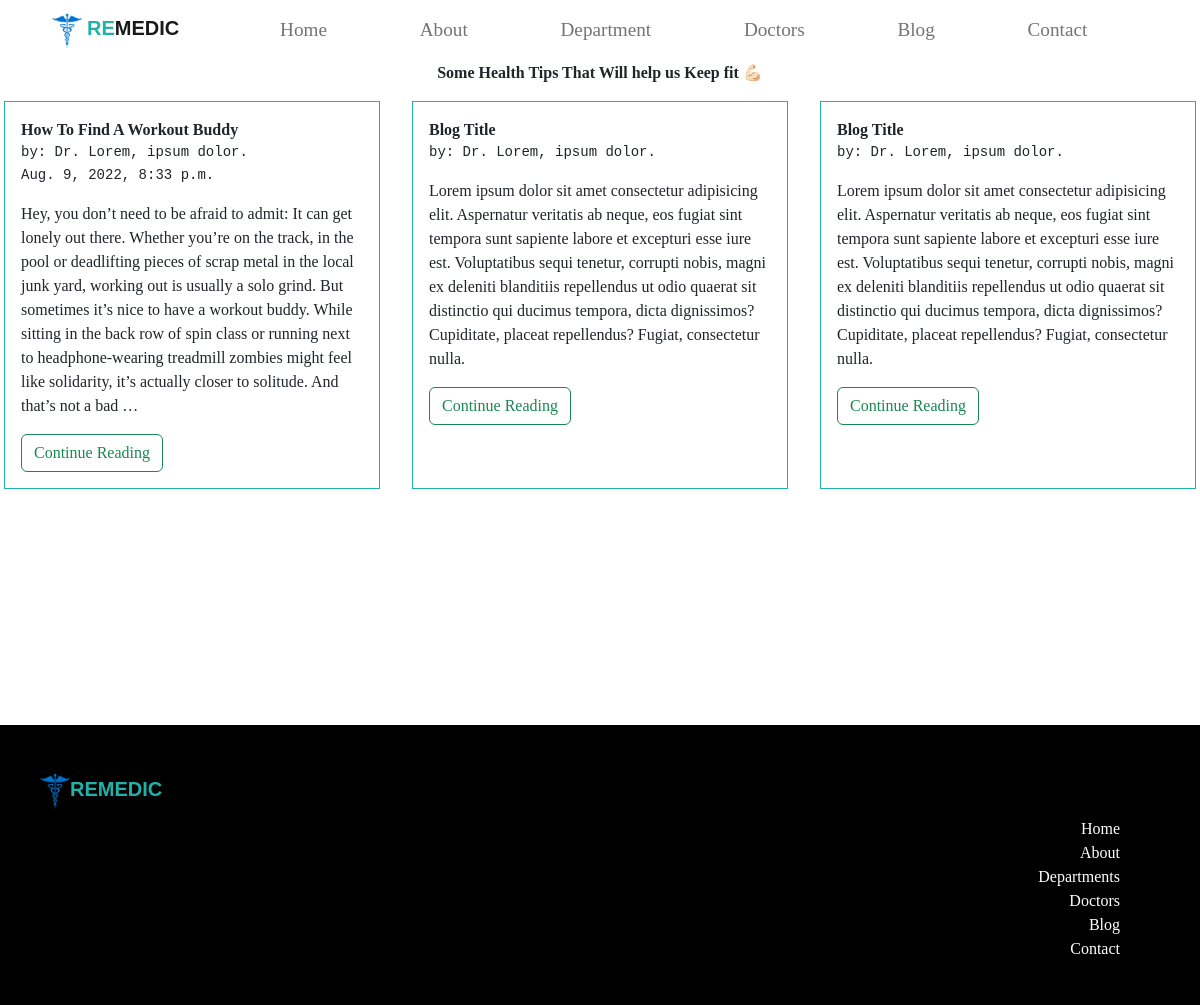
The page /health-tips/ on the database its author committed.
### management/models.py (models this page shows, shortened)
class Blog(models.Model):
    blog_title = models.CharField(max_length=200)
    doctors_name = models.ForeignKey(Doctor,null=True,blank=True, on_delete=models.CASCADE)
    body_of_blog = models.TextField(max_length=200000)
    data_added = models.DateTimeField(auto_now_add=True)

### base/views.py (the view)
# urls.py: path('health-tips/',views.blog_page, name="blog_page"),
def blog_page(request):
    blogs = Blog.objects.all()
    context = {
        'blogs':blogs
    }
    return render(request,'base/Pages/blog_page.html',context)

### base/templates/base/Pages/blog_page.html
{% extends 'base/index.html' %}
{% load static %}
{% block content %}
<div class="row">
    <b style="text-align: center;">Some Health Tips That Will help us Keep fit 💪🏻</b>
    {% for blog in blogs %}
    <div class="col-sm blog-text-holder">
        <b>{{blog.blog_title}}</b>
        <pre class="doctors-name">by: Dr. Lorem, ipsum dolor.</pre>
        <pre class="doctors-name" style="margin-top: -1em;">{{blog.data_added}}</pre>
        <p>{{blog.body_of_blog|truncatewords:"80"}}</p>
        <button class="btn btn-outline-success">Continue Reading</button>
    </div>
    {% endfor %}
    <div class="col-sm blog-text-holder">
        <b>Blog Title</b>
        <pre class="doctors-name">by: Dr. Lorem, ipsum dolor.</pre>
        <p>Lorem ipsum dolor sit amet consectetur adipisicing elit. Aspernatur veritatis ab neque, eos fugiat sint tempora sunt sapiente labore et excepturi esse iure est. Voluptatibus sequi tenetur, corrupti nobis, magni ex deleniti blanditiis repellendus ut odio quaerat sit distinctio qui ducimus tempora, dicta dignissimos? Cupiditate, placeat repellendus? Fugiat, consectetur nulla.</p>
        <button class="btn btn-outline-success">Continue Reading</button>
    </div>
    <div class="col-sm blog-text-holder">
        <b>Blog Title</b>
        <pre class="doctors-name">by: Dr. Lorem, ipsum dolor.</pre>
        <p>Lorem ipsum dolor sit amet consectetur adipisicing elit. Aspernatur veritatis ab neque, eos fugiat sint tempora sunt sapiente labore et excepturi esse iure est. Voluptatibus sequi tenetur, corrupti nobis, magni ex deleniti blanditiis repellendus ut odio quaerat sit distinctio qui ducimus tempora, dicta dignissimos? Cupiditate, placeat repellendus? Fugiat, consectetur nulla.</p>
        <button class="btn btn-outline-success">Continue Reading</button>
    </div>
</div>
{% endblock content %}

### base/static/base/css/style-copy.css (style rules this page uses)
* { font-family: Georgia, 'Times New Roman', Times, serif; margin: 0; padding: 0; }
.blog-text-holder { border: 1px solid lightseagreen; margin: 1em; padding: 1em; }

### rows shown on the page
Blog: blog_title "How To Find A Workout Buddy", data_added "Aug. 9, 2022, 8:33 p.m.", body_of_blog "Hey, you don’t need to be afraid to admit: It can get lonely out there. Whether you’re on the track, in the pool or deadlifting pieces of scrap metal in the local junk yard, working out is usually a solo grind. But sometimes it’s nice to have a workout buddy. While sitting in the back row of spin class or running next to headphone-wearing treadmill zombies might feel like solidarity, it’s actually closer to solitude. And that’s not a bad …"
